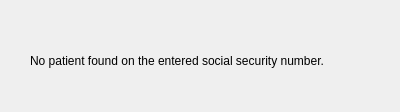
<?xml version="1.0" encoding="UTF-8"?>
<ui version="4.0">
 <class>Form</class>
 <widget class="QWidget" name="Form">
  <property name="geometry">
   <rect>
    <x>0</x>
    <y>0</y>
    <width>400</width>
    <height>112</height>
   </rect>
  </property>
  <property name="windowTitle">
   <string>Form</string>
  </property>
  <widget class="QLabel" name="label">
   <property name="geometry">
    <rect>
     <x>30</x>
     <y>40</y>
     <width>341</width>
     <height>41</height>
    </rect>
   </property>
   <property name="text">
    <string>No patient found on the entered social security number.</string>
   </property>
  </widget>
 </widget>
 <resources/>
 <connections/>
</ui>
